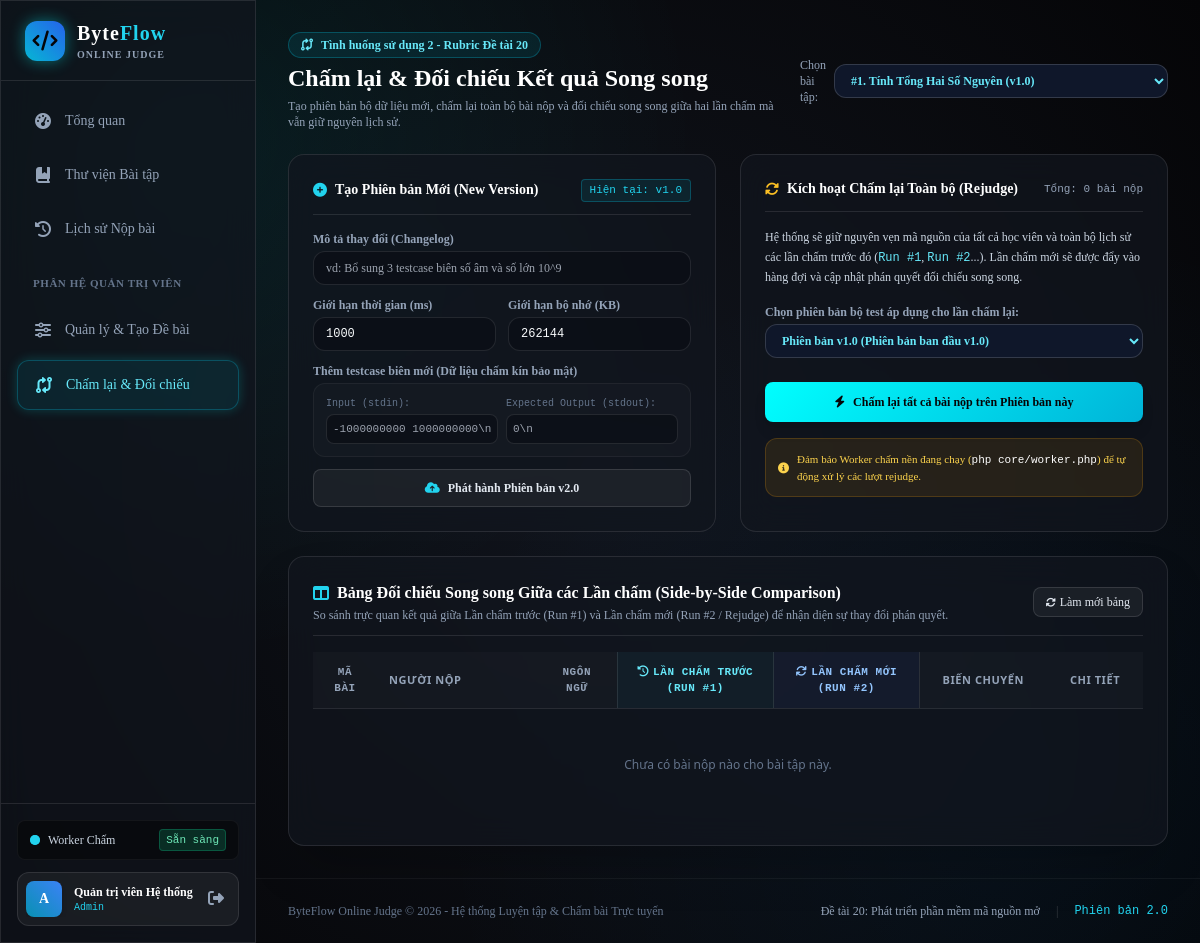
/rejudge_compare.php (signed in), run on the app's committed database.
### tables this page shows
CREATE TABLE `problem_versions` (
  `id` INT AUTO_INCREMENT PRIMARY KEY,
  `problem_id` INT NOT NULL,
  `version_number` INT NOT NULL DEFAULT 1,
  `description` LONGTEXT NOT NULL,
  `input_description` TEXT NOT NULL,
  `output_description` TEXT NOT NULL,
  `constraints` TEXT NOT NULL,
  `time_limit_ms` INT NOT NULL DEFAULT 1000 COMMENT 'Giới hạn thời gian (mili-giây)',
  `memory_limit_kb` INT NOT NULL DEFAULT 262144 COMMENT 'Giới hạn bộ nhớ (KB)',
  `changelog` TEXT NULL COMMENT 'Mô tả thay đổi so với phiên bản trước',
  `created_by` INT NOT NULL,
  `created_at` DATETIME NOT NULL DEFAULT CURRENT_TIMESTAMP,
  UNIQUE KEY `uq_problem_version` (`problem_id`, `version_number`),
  INDEX `idx_pv_problem` (`problem_id`),
  CONSTRAINT `fk_pv_problem` FOREIGN KEY (`problem_id`) REFERENCES `problems` (`id`) ON DELETE CASCADE,
  CONSTRAINT `fk_pv_creator` FOREIGN KEY (`created_by`) REFERENCES `users` (`id`) ON DELETE CASCADE
);

### rejudge_compare.php (the view, shortened to what this page needs)
<?php
$pdo = getDbConnection();
$problemStmt = $pdo->prepare("
    SELECT p.id, p.slug, p.title, p.topic, p.difficulty, p.current_version_id, pv.version_number
    FROM problems p
    JOIN problem_versions pv ON p.current_version_id = pv.id
    WHERE p.deleted_at IS NULL
    ORDER BY p.id ASC
");
$problemStmt->execute();
$problems = $problemStmt->fetchAll();
$selectedProblemId = isset($_GET['problem_id']) ? (int)$_GET['problem_id'] : ($problems[0]['id'] ?? 1);
$verStmt = $pdo->prepare("
    SELECT id, version_number, changelog, time_limit_ms, memory_limit_kb, created_at
    FROM problem_versions
    WHERE problem_id = ?
    ORDER BY version_number DESC
");
$verStmt->execute([$selectedProblemId]);
$versions = $verStmt->fetchAll();
$subStmt = $pdo->prepare("
    SELECT s.id as submission_id, s.user_id, s.language, s.final_verdict, s.latest_run_id, s.submitted_at,
           u.username, u.full_name
    FROM submissions s
    JOIN users u ON s.user_id = u.id
    WHERE s.problem_id = ?
    ORDER BY s.id DESC
");
$subStmt->execute([$selectedProblemId]);
$submissions = $subStmt->fetchAll();
require_once __DIR__ . '/includes/header.php';
require_once __DIR__ . '/includes/sidebar.php';
?>
<div class="pl-64 min-h-screen flex flex-col w-full">
  <main class="p-8 max-w-7xl w-full mx-auto space-y-6 flex-1">
    <div class="flex flex-col sm:flex-row sm:items-center sm:justify-between gap-4">
      <div>
        <div class="inline-flex items-center space-x-2 px-3 py-1 rounded-full bg-cyan-500/10 border border-cyan-500/30 text-cyan-300 text-xs font-semibold mb-1">
          <i class="fa-solid fa-code-compare"></i>
          <span>Tình huống sử dụng 2 - Rubric Đề tài 20</span>
        </div>
        <h1 class="text-2xl font-black text-white flex items-center space-x-2">
          <span>Chấm lại & Đối chiếu Kết quả Song song</span>
        </h1>
        <p class="text-xs text-slate-400 mt-1">
          Tạo phiên bản bộ dữ liệu mới, chấm lại toàn bộ bài nộp và đối chiếu song song giữa hai lần chấm mà vẫn giữ nguyên lịch sử.
        </p>
      </div>
      <div>
        <form method="GET" action="" class="flex items-center space-x-2">
          <label class="text-xs text-slate-400 font-medium">Chọn bài tập:</label>
          <select name="problem_id" onchange="this.form.submit()" class="glass-input rounded-xl py-2 px-3 text-xs bg-slate-900 border border-white/15 text-cyan-300 font-semibold">
            <?php foreach ($problems as $pr): ?>
              <option value="<?= $pr['id'] ?>" <?= $pr['id'] === $selectedProblemId ? 'selected' : '' ?>>
                #<?= $pr['id'] ?>. <?= Security::escape($pr['title']) ?> (v<?= $pr['version_number'] ?>.0)
              </option>
            <?php endforeach; ?>
          </select>
        </form>
      </div>
    </div>
    <div class="grid grid-cols-1 lg:grid-cols-2 gap-6">
      <div class="glass-panel rounded-2xl p-6 border border-white/10 space-y-4">
        <div class="flex items-center justify-between pb-3 border-b border-white/10">
          <h2 class="text-sm font-bold text-white flex items-center space-x-2">
            <i class="fa-solid fa-plus-circle text-cyan-400"></i>
            <span>Tạo Phiên bản Mới (New Version)</span>
          </h2>
          <span class="text-[11px] font-mono text-cyan-400 bg-cyan-500/10 px-2 py-0.5 rounded border border-cyan-500/30">
            Hiện tại: v<?= $versions[0]['version_number'] ?? 1 ?>.0
          </span>
        </div>
        <form id="form-create-version" class="space-y-3 text-xs">
          <div>
            <label class="block text-slate-400 font-semibold mb-1">Mô tả thay đổi (Changelog)</label>
            <input type="text" id="ver-changelog" required
              placeholder="vd: Bổ sung 3 testcase biên số âm và số lớn 10^9"
              class="w-full glass-input rounded-xl py-2 px-3 text-xs">
          </div>
          <div class="grid grid-cols-2 gap-3">
            <div>
              <label class="block text-slate-400 font-semibold mb-1">Giới hạn thời gian (ms)</label>
              <input type="number" id="ver-timelimit" value="<?= $versions[0]['time_limit_ms'] ?? 1000 ?>"
                class="w-full glass-input rounded-xl py-2 px-3 text-xs font-mono">
            </div>
            <div>
              <label class="block text-slate-400 font-semibold mb-1">Giới hạn bộ nhớ (KB)</label>
              <input type="number" id="ver-memlimit" value="<?= $versions[0]['memory_limit_kb'] ?? 262144 ?>"
                class="w-full glass-input rounded-xl py-2 px-3 text-xs font-mono">
            </div>
          </div>
          <div>
            <label class="block text-slate-400 font-semibold mb-1">Thêm testcase biên mới (Dữ liệu chấm kín bảo mật)</label>
            <div class="p-3 rounded-xl bg-white/[0.02] border border-white/5 space-y-2">
              <div class="grid grid-cols-2 gap-2 font-mono">
                <div>
                  <span class="text-[10px] text-slate-500 block mb-0.5">Input (stdin):</span>
                  <input type="text" id="new-tc-input" placeholder="-1000000000 1000000000\n" class="w-full glass-input rounded-lg p-1.5 text-[11px]">
                </div>
                <div>
                  <span class="text-[10px] text-slate-500 block mb-0.5">Expected Output (stdout):</span>
                  <input type="text" id="new-tc-output" placeholder="0\n" class="w-full glass-input rounded-lg p-1.5 text-[11px]">
                </div>
              </div>
            </div>
          </div>
          <button type="button" onclick="submitNewVersion()" id="btn-create-ver"
            class="w-full btn-glass text-xs py-2.5 flex items-center justify-center space-x-2 font-semibold hover:border-cyan-400 hover:text-cyan-300">
            <i class="fa-solid fa-cloud-arrow-up text-cyan-400"></i>
            <span>Phát hành Phiên bản v<?= ($versions[0]['version_number'] ?? 1) + 1 ?>.0</span>
          </button>
        </form>
      </div>
      <div class="glass-panel rounded-2xl p-6 border border-white/10 space-y-4">
        <div class="flex items-center justify-between pb-3 border-b border-white/10">
          <h2 class="text-sm font-bold text-white flex items-center space-x-2">
            <i class="fa-solid fa-rotate text-amber-400"></i>
            <span>Kích hoạt Chấm lại Toàn bộ (Rejudge)</span>
          </h2>
          <span class="text-[11px] font-mono text-slate-400">
            Tổng: <?= count($submissions) ?> bài nộp
          </span>
        </div>
        <div class="space-y-4 text-xs">
          <p class="text-slate-300 leading-relaxed">
            Hệ thống sẽ giữ nguyên vẹn mã nguồn của tất cả học viên và toàn bộ lịch sử các lần chấm trước đó (<code class="text-cyan-300">Run #1</code>, <code class="text-cyan-300">Run #2</code>...). Lần chấm mới sẽ được đẩy vào hàng đợi và cập nhật phán quyết đối chiếu song song.
          </p>
          <div>
            <label class="block text-slate-400 font-semibold mb-1">Chọn phiên bản bộ test áp dụng cho lần chấm lại:</label>
            <select id="rejudge-target-version" class="w-full glass-input rounded-xl py-2 px-3 text-xs bg-slate-900 border border-white/15 text-cyan-300 font-semibold">
              <?php foreach ($versions as $v): ?>
                <option value="<?= $v['id'] ?>">
                  Phiên bản v<?= $v['version_number'] ?>.0 (<?= Security::escape($v['changelog'] ?: 'Ban đầu') ?>)
                </option>
              <?php endforeach; ?>
            </select>
          </div>
          <div class="pt-2">
            <button type="button" onclick="triggerRejudgeAll()" id="btn-trigger-rejudge"
              class="w-full btn-cyan text-xs py-3 flex items-center justify-center space-x-2 font-bold shadow-lg">
              <i class="fa-solid fa-bolt"></i>
              <span>Chấm lại tất cả bài nộp trên Phiên bản này</span>
            </button>
          </div>
          <div class="p-3 rounded-xl bg-amber-500/10 border border-amber-500/20 text-amber-300 text-[11px] flex items-center space-x-2">
            <i class="fa-solid fa-circle-info shrink-0"></i>
            <span>Đảm bảo Worker chấm nền đang chạy (<code class="text-white">php core/worker.php</code>) để tự động xử lý các lượt rejudge.</span>
          </div>
        </div>
      </div>
    </div>
    <div class="glass-panel rounded-2xl overflow-hidden border border-white/10 shadow-2xl space-y-4 p-6">
      <div class="flex flex-col sm:flex-row sm:items-center sm:justify-between pb-3 border-b border-white/10 gap-2">
        <div>
          <h2 class="text-base font-bold text-white flex items-center space-x-2">
            <i class="fa-solid fa-table-columns text-cyan-400"></i>
            <span>Bảng Đối chiếu Song song Giữa các Lần chấm (Side-by-Side Comparison)</span>
          </h2>
          <p class="text-xs text-slate-400 mt-0.5">
            So sánh trực quan kết quả giữa Lần chấm trước (Run #1) và Lần chấm mới (Run #2 / Rejudge) để nhận diện sự thay đổi phán quyết.
          </p>
        </div>
        <button type="button" onclick="location.reload()" class="btn-glass text-xs py-1.5 px-3 self-start sm:self-auto flex items-center space-x-1">
          <i class="fa-solid fa-rotate text-[10px]"></i>
          <span>Làm mới bảng</span>
        </button>
      </div>
      <div class="overflow-x-auto">
        <table class="w-full text-left text-xs border-collapse font-mono">
          <thead>
            <tr class="border-b border-white/10 bg-white/[0.02] text-slate-400 uppercase tracking-wider text-[11px]">
              <th class="py-3 px-3 w-16 text-center">Mã bài</th>
              <th class="py-3 px-3 w-40 font-sans">Người nộp</th>
              <th class="py-3 px-3 w-20 text-center">Ngôn ngữ</th>
              <th class="py-3 px-4 bg-cyan-950/20 border-l border-white/10 text-cyan-300 text-center">
                <i class="fa-solid fa-history mr-1"></i>Lần chấm trước (Run #1)
              </th>
              <th class="py-3 px-4 bg-blue-950/20 border-l border-white/10 text-blue-300 text-center">
                <i class="fa-solid fa-arrows-rotate mr-1"></i>Lần chấm mới (Run #2)
              </th>
              <th class="py-3 px-4 w-32 border-l border-white/10 text-center font-sans">Biến chuyển</th>
              <th class="py-3 px-3 w-24 text-center font-sans">Chi tiết</th>
            </tr>
          </thead>
          <tbody class="divide-y divide-white/5">
            <?php if (empty($submissions)): ?>
              <tr>
                <td colspan="7" class="py-12 text-center text-slate-500 font-sans text-xs">
                  Chưa có bài nộp nào cho bài tập này.
                </td>
              </tr>
            <?php endif; ?>
          </tbody>
        </table>
      </div>
    </div>
  </main>
  <?php require_once __DIR__ . '/includes/footer.php'; ?>
<?php
require_once __DIR__ . '/includes/footer.php';
?>

### assets/css/style.css (style rules this page uses)
:root { --bg-deep: #050507; --bg-card: rgba(18, 22, 31, 0.7); --bg-card-subtle: rgba(25, 30, 42, 0.55); --bg-input: rgba(10, 13, 20, 0.65); --border-glass: rgba(255, 255, 255, 0.1); --border-glass-hover: rgba(0, 255, 255, 0.4); --cyan-accent: #00FFFF; --cyan-glow: rgba(0, 255, 255, 0.35); --font-sans: 'Times New Roman', Times, serif; --font-mono: 'JetBrains Mono', monospace; }
body { font-family: var(--font-sans); background-color: var(--bg-deep); color: #E2E8F0; overflow-x: hidden; min-height: 100vh; }
.glass-panel { background: var(--bg-card); backdrop-filter: blur(16px); -webkit-backdrop-filter: blur(16px); border: 1px solid var(--border-glass); }
.glass-input { background: var(--bg-input); border: 1px solid var(--border-glass); color: #F8FAFC; transition: all 0.2s ease; }
.btn-cyan { background: linear-gradient(135deg, #00FFFF 0%, #00B4D8 100%); color: #050507; font-weight: 600; border-radius: 0.5rem; padding: 0.5rem 1.25rem; transition: all 0.25s ease; box-shadow: 0 0 12px rgba(0, 255, 255, 0.35); }
.btn-glass { background: rgba(255, 255, 255, 0.05); border: 1px solid rgba(255, 255, 255, 0.12); color: #E2E8F0; font-weight: 500; border-radius: 0.5rem; padding: 0.5rem 1.25rem; transition: all 0.25s ease; }

### data on the page
problem_versions: version_number "1", time_limit_ms "1000", memory_limit_kb "262144", ($versions[0]['version_number'] ?? 1) + 1 "2"

### other printed values
substr($currentUser['username'], 0, 1) "A"
Security::escape($currentUser['full_name']) "Quản trị viên Hệ thống"
Security::escape($currentUser['role']) "Admin"
count($submissions) "0"
